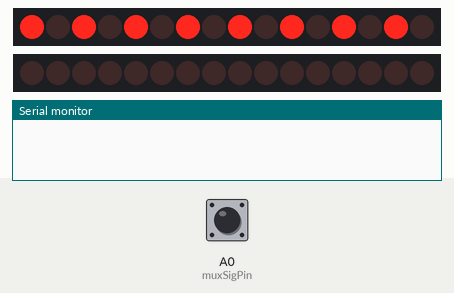
The sketch below on a simulated Arduino Uno, built with avr-gcc and run on an emulated ATmega328P. On the bench: 2 × 16 shift-register outputs drawn as a row of LEDs (first output left, lit = HIGH), the last lines printed to the serial monitor. Wiring (inferred from the names in the program): 2 × 2 × shift register (74HC595): data pin 7, shift clock pin 6, latch pin 9 / data pin 5, shift clock pin 3, latch pin 4. Wiring (inferred from the signals the program sends): 2 × row of LEDs: on Q0, Q1, Q2, Q3, Q4, Q5, Q6, Q7, Q8, Q9, Q10, Q11, Q12, Q13, Q14, Q15 / on Q0, Q1, Q2, Q3, Q4, Q5, Q6, Q7, Q8, Q9, Q10, Q11, Q12, Q13, Q14, Q15. The inputs (shaded band) are chosen by the test bench; at power-on: A0 (muxSigPin) HIGH.

Above: at 1.2 s.
1.3 s: A0 (muxSigPin) pulled LOW for 0.15 s
At 1.35 s:
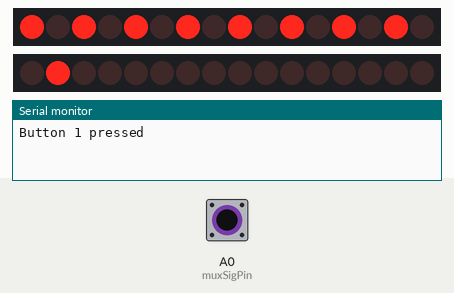
3.0 s: A0 (muxSigPin) pulled LOW for 1 s
At 3.3 s:
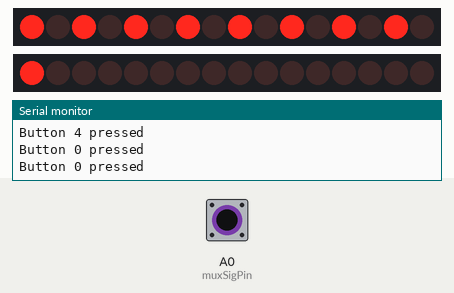
5.5 s: A0 (muxSigPin) pulled LOW for 0.15 s
At 5.55 s:
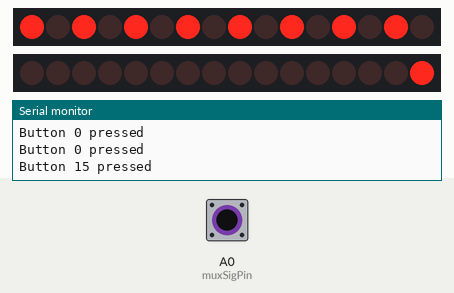
7.1 s: A0 (muxSigPin) pulled LOW for 3.2 s
At 7.15 s:
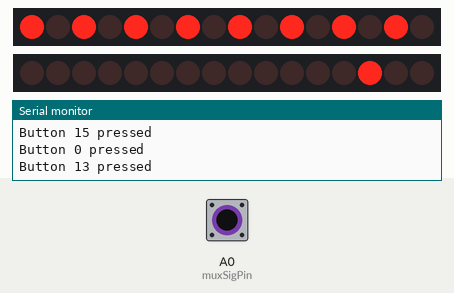
11.8 s: A0 (muxSigPin) pulled LOW for 0.15 s
At 11.85 s:
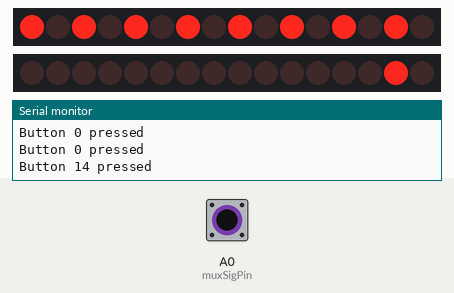
13.4 s: A0 (muxSigPin) pulled LOW for 1 s
At 14.7 s:
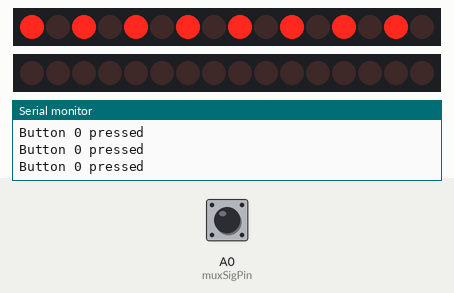
Timing chart, 0 to 16.4 s (numbered marks = the images above; inputs shaded):
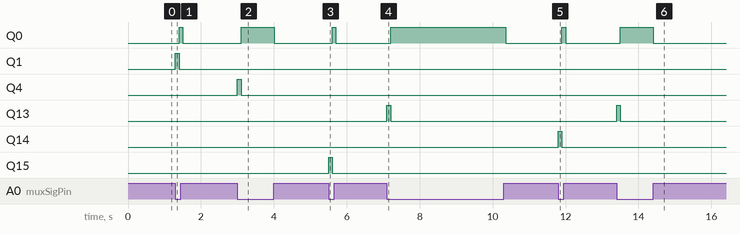

The sketch:

multiplex_and_shift.ino
```cpp
#define clockPin 3 // Clock pin of 74HC595 is connected to Digital pin 10
#define dataPin  5  // Data  pin of 74HC595 is connected to Digital pin 9
#define latchPin 4  // Latch pin of 74HC595 is connected to Digital pin 8

#define muxSigPin A0  // Multiplexer common input
#define muxS0Pin 6    // MUX control pin S0
#define muxS1Pin 7    // MUX control pin S1
#define muxS2Pin 8    // MUX control pin S2
#define muxS3Pin 9    // MUX control pin S3

int numOfRegisters = 2;
byte* registerState;

long effectId = 0;
long prevEffect = 0;
long effectRepeat = 0;
long effectSpeed = 30;

void setup() {
  // Initialize array
  registerState = new byte[numOfRegisters];
  for (size_t i = 0; i < numOfRegisters; i++) {
    registerState[i] = 0;
  }

  // Set pins for shift register
  pinMode(latchPin, OUTPUT);
  pinMode(clockPin, OUTPUT);
  pinMode(dataPin, OUTPUT);

  // Set pins for multiplexer control
  pinMode(muxS0Pin, OUTPUT);
  pinMode(muxS1Pin, OUTPUT);
  pinMode(muxS2Pin, OUTPUT);
  pinMode(muxS3Pin, OUTPUT);
  pinMode(muxSigPin, INPUT_PULLUP);  // Use internal pull-up resistor

  // Initialize serial for debugging
  Serial.begin(9600);
}

void loop() {
  int buttonState = readMuxButton();
  if (buttonState != -1) {
    Serial.print("Button ");
    Serial.print(buttonState);
    Serial.println(" pressed");
    regWrite(buttonState, HIGH);  // Activate the LED for the pressed button
    delay(100);  // Debounce delay
    regWrite(buttonState, LOW);   // Deactivate the LED
  }
}


void regWrite(int pin, bool state) {
  int reg = (pin / 8) == 0 ? 1 : 0;  // Now register 0 is for pins 9-16 and 1 for pins 1-8
  int actualPin = pin % 8;  // Determines the pin on the actual register (0-7)

  digitalWrite(latchPin, LOW);  // Begin session

  // Loop through each shift register and set the corresponding pin
  for (int i = 0; i < numOfRegisters; i++) {
    byte* states = &registerState[i];
    if (i == reg) {
      bitWrite(*states, actualPin, state);  // Update the correct register's pin
    }
    shiftOut(dataPin, clockPin, MSBFIRST, *states);  // Shift out the byte to the shift register
  }

  digitalWrite(latchPin, HIGH);  // End session
}


// Adjusted to map button index to correct LED index
int readMuxButton() {
  for (int i = 0; i < 16; i++) {
    // Select MUX channel (buttons)
    digitalWrite(muxS0Pin, (i & 1) ? HIGH : LOW);
    digitalWrite(muxS1Pin, (i & 2) ? HIGH : LOW);
    digitalWrite(muxS2Pin, (i & 4) ? HIGH : LOW);
    digitalWrite(muxS3Pin, (i & 8) ? HIGH : LOW);

    // Read the signal pin (A0)
    int buttonState = digitalRead(muxSigPin);
    if (buttonState == LOW) {  // Button is pressed (connected to ground)
      return i;  // Return the index of the pressed button (0 to 15)
    }
  }

  return -1;  // No button pressed
}


// Effect functions (same as before)
void effectA(int speed) { /* Same as your previous effectA implementation */ }
void effectB(int speed) { /* Same as your previous effectB implementation */ }
void effectC(int speed) { /* Same as your previous effectC implementation */ }
void effectD(int speed) { /* Same as your previous effectD implementation */ }
void effectE(int speed) { /* Same as your previous effectE implementation */ }
```

Measured:
- after the input at 1.3 s, Q0: LOW → HIGH after 0.10 s, → LOW 0.10 s later; Q1: LOW → HIGH at once, → LOW 0.10 s later
- after the input at 3.0 s, Q0: LOW → HIGH after 0.10 s, → LOW 0.91 s later; Q4: LOW → HIGH at once, → LOW 0.10 s later
- after the input at 5.5 s, Q0: LOW → HIGH after 0.10 s, → LOW 0.10 s later; Q15: LOW → HIGH at once, → LOW 0.10 s later
- after the input at 7.1 s, Q0: LOW → HIGH after 0.10 s, → LOW 3.2 s later; Q13: LOW → HIGH at once, → LOW 0.10 s later
- after the input at 11.8 s, Q0: LOW → HIGH after 0.10 s, → LOW 0.10 s later; Q14: LOW → HIGH at once, → LOW 0.10 s later
- after the input at 13.4 s, Q0: LOW → HIGH after 0.10 s, → LOW 0.91 s later; Q13: LOW → HIGH at once, → LOW 0.10 s later
